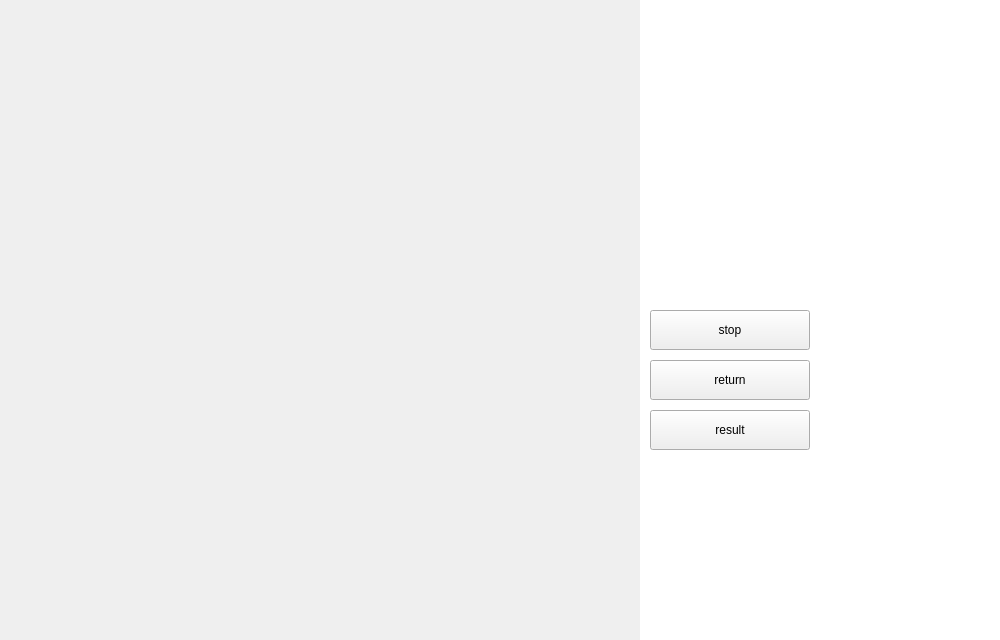
<?xml version="1.0" encoding="UTF-8"?>
<ui version="4.0">
 <class>MainWindow</class>
 <widget class="QMainWindow" name="MainWindow">
  <property name="geometry">
   <rect>
    <x>0</x>
    <y>0</y>
    <width>1000</width>
    <height>640</height>
   </rect>
  </property>
  <property name="windowTitle">
   <string>FishGame</string>
  </property>
  <property name="autoFillBackground">
   <bool>false</bool>
  </property>
  <widget class="QWidget" name="centralWidget">
   <widget class="QLabel" name="labelturn">
    <property name="geometry">
     <rect>
      <x>650</x>
      <y>20</y>
      <width>420</width>
      <height>30</height>
     </rect>
    </property>
    <property name="styleSheet">
     <string notr="true">font: 75 14pt &quot;Aharoni&quot;;</string>
    </property>
    <property name="text">
     <string/>
    </property>
   </widget>
   <widget class="QLabel" name="labelback">
    <property name="geometry">
     <rect>
      <x>640</x>
      <y>0</y>
      <width>440</width>
      <height>640</height>
     </rect>
    </property>
    <property name="styleSheet">
     <string notr="true">background-color: rgb(255, 255, 255);</string>
    </property>
   </widget>
   <widget class="QLabel" name="labelid">
    <property name="geometry">
     <rect>
      <x>650</x>
      <y>60</y>
      <width>420</width>
      <height>30</height>
     </rect>
    </property>
    <property name="styleSheet">
     <string notr="true">font: 75 14pt &quot;Aharoni&quot;;</string>
    </property>
   </widget>
   <widget class="QLabel" name="labellv">
    <property name="geometry">
     <rect>
      <x>650</x>
      <y>100</y>
      <width>420</width>
      <height>30</height>
     </rect>
    </property>
    <property name="styleSheet">
     <string notr="true">font: 75 14pt &quot;Aharoni&quot;;</string>
    </property>
   </widget>
   <widget class="QLabel" name="labelhp">
    <property name="geometry">
     <rect>
      <x>650</x>
      <y>150</y>
      <width>420</width>
      <height>30</height>
     </rect>
    </property>
    <property name="styleSheet">
     <string notr="true">font: 75 14pt &quot;Aharoni&quot;;</string>
    </property>
   </widget>
   <widget class="QLabel" name="labelatt">
    <property name="geometry">
     <rect>
      <x>650</x>
      <y>180</y>
      <width>420</width>
      <height>30</height>
     </rect>
    </property>
    <property name="styleSheet">
     <string notr="true">font: 75 14pt &quot;Aharoni&quot;;</string>
    </property>
   </widget>
   <widget class="QLabel" name="labelsp">
    <property name="geometry">
     <rect>
      <x>650</x>
      <y>220</y>
      <width>420</width>
      <height>30</height>
     </rect>
    </property>
    <property name="styleSheet">
     <string notr="true">font: 75 14pt &quot;Aharoni&quot;;</string>
    </property>
   </widget>
   <widget class="QLabel" name="labeltest">
    <property name="geometry">
     <rect>
      <x>650</x>
      <y>260</y>
      <width>420</width>
      <height>30</height>
     </rect>
    </property>
    <property name="styleSheet">
     <string notr="true">font: 75 14pt &quot;Aharoni&quot;;</string>
    </property>
   </widget>
   <widget class="QLabel" name="labelout1">
    <property name="geometry">
     <rect>
      <x>650</x>
      <y>600</y>
      <width>420</width>
      <height>30</height>
     </rect>
    </property>
    <property name="styleSheet">
     <string notr="true">font: 75 8pt &quot;Aharoni&quot;;
text-decoration: underline;</string>
    </property>
   </widget>
   <widget class="QLabel" name="labelout3">
    <property name="geometry">
     <rect>
      <x>650</x>
      <y>540</y>
      <width>420</width>
      <height>30</height>
     </rect>
    </property>
    <property name="styleSheet">
     <string notr="true">font: 8pt &quot;Simplified Arabic&quot;;</string>
    </property>
   </widget>
   <widget class="QLabel" name="labelout5">
    <property name="geometry">
     <rect>
      <x>650</x>
      <y>480</y>
      <width>420</width>
      <height>30</height>
     </rect>
    </property>
    <property name="styleSheet">
     <string notr="true">font: 8pt &quot;Simplified Arabic&quot;;</string>
    </property>
   </widget>
   <widget class="QLabel" name="labelout4">
    <property name="geometry">
     <rect>
      <x>650</x>
      <y>510</y>
      <width>420</width>
      <height>30</height>
     </rect>
    </property>
    <property name="styleSheet">
     <string notr="true">font: 8pt &quot;Simplified Arabic&quot;;</string>
    </property>
   </widget>
   <widget class="QLabel" name="labelout2">
    <property name="geometry">
     <rect>
      <x>650</x>
      <y>570</y>
      <width>420</width>
      <height>30</height>
     </rect>
    </property>
    <property name="styleSheet">
     <string notr="true">font: 8pt &quot;Simplified Arabic&quot;;</string>
    </property>
   </widget>
   <widget class="QPushButton" name="buttonstop">
    <property name="geometry">
     <rect>
      <x>650</x>
      <y>310</y>
      <width>160</width>
      <height>40</height>
     </rect>
    </property>
    <property name="styleSheet">
     <string notr="true">font: 75 12pt &quot;Aharoni&quot;;
</string>
    </property>
    <property name="text">
     <string>stop</string>
    </property>
   </widget>
   <widget class="QPushButton" name="pushButton_2">
    <property name="geometry">
     <rect>
      <x>650</x>
      <y>410</y>
      <width>160</width>
      <height>40</height>
     </rect>
    </property>
    <property name="styleSheet">
     <string notr="true">font: 75 12pt &quot;Aharoni&quot;;</string>
    </property>
    <property name="text">
     <string>result</string>
    </property>
   </widget>
   <widget class="QPushButton" name="buttonrelease">
    <property name="geometry">
     <rect>
      <x>650</x>
      <y>360</y>
      <width>160</width>
      <height>40</height>
     </rect>
    </property>
    <property name="styleSheet">
     <string notr="true">font: 75 12pt &quot;Aharoni&quot;;</string>
    </property>
    <property name="text">
     <string>return</string>
    </property>
   </widget>
   <zorder>labelback</zorder>
   <zorder>labelturn</zorder>
   <zorder>labelid</zorder>
   <zorder>labellv</zorder>
   <zorder>labelhp</zorder>
   <zorder>labelatt</zorder>
   <zorder>labelsp</zorder>
   <zorder>labeltest</zorder>
   <zorder>labelout1</zorder>
   <zorder>labelout3</zorder>
   <zorder>labelout5</zorder>
   <zorder>labelout4</zorder>
   <zorder>labelout2</zorder>
   <zorder>buttonstop</zorder>
   <zorder>pushButton_2</zorder>
   <zorder>buttonrelease</zorder>
  </widget>
 </widget>
 <layoutdefault spacing="6" margin="11"/>
 <resources/>
 <connections/>
</ui>
